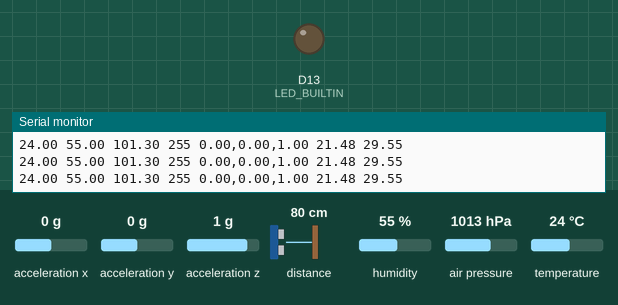
This sketch was run on a simulated Arduino Nano 33 BLE. On the bench: output pins drawn as LEDs (lit = HIGH), the last lines printed to the serial monitor. The inputs (shaded band) are chosen by the test bench; at power-on: distance to the obstacle 80 cm, acceleration x 0 g, acceleration y 0 g, acceleration z 1 g, humidity 55 %, air pressure 1013 hPa, temperature 24 °C.

Above: at 1.2 s.
1.3 s: distance to the obstacle set to 2 cm
At 2.4 s:
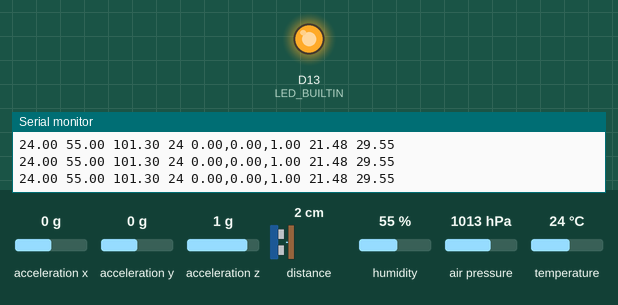
2.8 s: distance to the obstacle set to 14 cm
4.3 s: distance to the obstacle set to 18 cm
At 4.8 s:
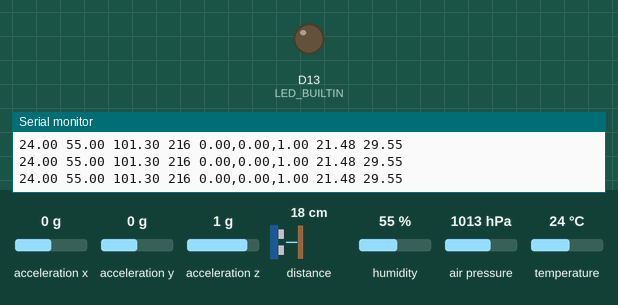
5.8 s: distance to the obstacle set to 4 cm
At 7.0 s:
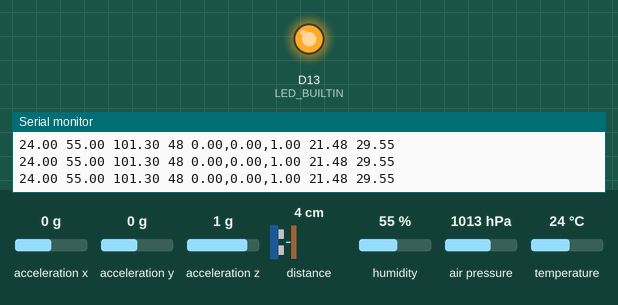
Timing chart, 0 to 8.3 s (numbered marks = the images above; inputs shaded):
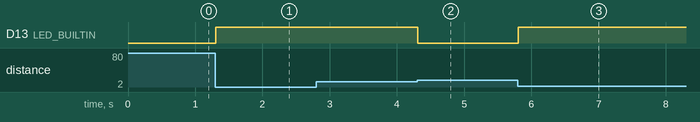

Measured:
- the behaviour switches between 16 and 17 cm on distance to the obstacle (found by bisection; images 1 and 2)
- after the input at 1.3 s, D13 (LED_BUILTIN): LOW → HIGH at once
- after the input at 4.3 s, D13 (LED_BUILTIN): HIGH → LOW at once
- after the input at 5.8 s, D13 (LED_BUILTIN): LOW → HIGH at once

The sketch:

codigo_arduino.ino
```cpp
#include <Arduino_HTS221.h>
#include <Arduino_LPS22HB.h>
#include <Arduino_APDS9960.h>
#include <Arduino_LSM9DS1.h>


int proximity;
float x, y, z;
unsigned long previousMillis = 0;
const long intervalSlow = 1000;   // Slow blink interval in milliseconds
const long intervalMedium = 500;  // Medium blink interval in milliseconds
const long intervalFast = 200;    // Fast blink interval in milliseconds

int blinkSpeed = intervalSlow; // Initial blink speed

void setup() {
  Serial.begin(9600);
  while (!Serial);

  if (!HTS.begin()) {
    Serial.println("Failed to initialize humidity temperature sensor!");
    while (1);
  }
  if (!BARO.begin()) {
    Serial.println("Failed to initialize pressure sensor!");
    while (1);
  }
  if (!APDS.begin()) {
    Serial.println("Error initializing APDS-9960 sensor!");
  }
  if (!IMU.begin()) {
    Serial.println("Failed to initialize IMU!");
    while (1);
  }

  // initialize digital pin LED_BUILTIN as an output.
  pinMode(LED_BUILTIN, OUTPUT);

  Serial.print("Temperatura(°C)");
  Serial.print(" ");
  Serial.print("Humidade(%)");
  Serial.print(" ");
  Serial.print("Pressão(kPa)");
  Serial.print(" ");
  Serial.print("Proximidade");
  Serial.print(" ");
  Serial.print("Aceleração(G)");
  Serial.print(" ");
  Serial.print("Temperatura Efetiva");
  Serial.print(" ");
  Serial.print("Temperatura na Pele");
  Serial.println("");
}

void loop() {
  unsigned long currentMillis = millis();

   // read all the sensor values
  float temperature = HTS.readTemperature(); //Arduino_HTS221 - Temperatura
  float humidity    = HTS.readHumidity();        //Arduino_HTS221 - Humidade
  float pressure = BARO.readPressure();          //Arduino_LPS22HB - Pressão Atmosferica
  if (APDS.proximityAvailable()) {
    proximity = APDS.readProximity();            //Arduino_APDS9960 - Proximidade

    if (proximity >= 255) {
      digitalWrite(LED_BUILTIN, LOW); // Turn off LED when proximity is not detected
    } else {
      if (proximity < 50) {
        blinkSpeed = intervalFast;
      } else if (proximity < 100) {
        blinkSpeed = intervalMedium;
      } else if (proximity < 200) {
        blinkSpeed = intervalSlow;
      }

      if (currentMillis - previousMillis >= blinkSpeed) {
        previousMillis = currentMillis;
        digitalWrite(LED_BUILTIN, !digitalRead(LED_BUILTIN)); // Toggle LED state
      }
    }
  }
  if (IMU.accelerationAvailable()) {
    IMU.readAcceleration(x, y, z);               //Arduino_LSM9DS1 - Aceleração
  }

  // print each of the sensor values
  Serial.print(temperature);
  Serial.print(" ");
  Serial.print(humidity);
  Serial.print(" ");
  Serial.print(pressure);
  Serial.print(" ");
  // IA PRECISAR DE THREADS
 /* if(proximity < 200){
    digitalWrite(LED_BUILTIN, HIGH);  // turn the LED on (HIGH is the voltage level)
    delay(1000);                      // wait for a second
    digitalWrite(LED_BUILTIN, LOW);   // turn the LED off by making the voltage LOW
    delay(1000);                      // wait for a second
  }else if(proximity < 100){
    digitalWrite(LED_BUILTIN, HIGH);  // turn the LED on (HIGH is the voltage level)
    delay(500);                      // wait for a second
    digitalWrite(LED_BUILTIN, LOW);   // turn the LED off by making the voltage LOW
    delay(500);                      // wait for a second
  }else if(proximity < 50){
    digitalWrite(LED_BUILTIN, HIGH);  // turn the LED on (HIGH is the voltage level)
    delay(100);                      // wait for a second
    digitalWrite(LED_BUILTIN, LOW);   // turn the LED off by making the voltage LOW
    delay(100);                      // wait for a second
  }*/
  Serial.print(proximity);  //0   => close; 255 => far; -1  => error
  if(proximity < 200){
    digitalWrite(LED_BUILTIN, HIGH);  // turn the LED on (HIGH is the voltage level)
  }else{
    digitalWrite(LED_BUILTIN, LOW);  // turn the LED on (HIGH is the voltage level)
  }
  Serial.print(" ");
  Serial.print(x);
  Serial.print(",");
  Serial.print(y);
  Serial.print(",");
  Serial.print(z);
  Serial.print(" ");
  Serial.print(temperature - 0.4 * (temperature - 10) * (1 - humidity/100));
  Serial.print(" ");
  Serial.print(temperature + (1/7 * 1/2 * 40) + (40 - 15 + (120 * 1) * (1 - 0.7)) / (2 + 9 * pow((0.1 + 6.9), 1/2)));
  // print an empty line
  Serial.println();
}
```
